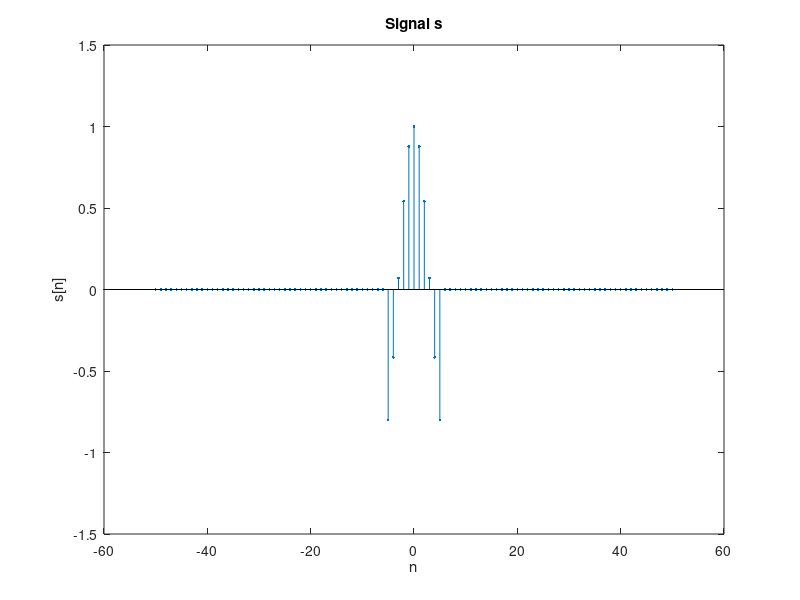
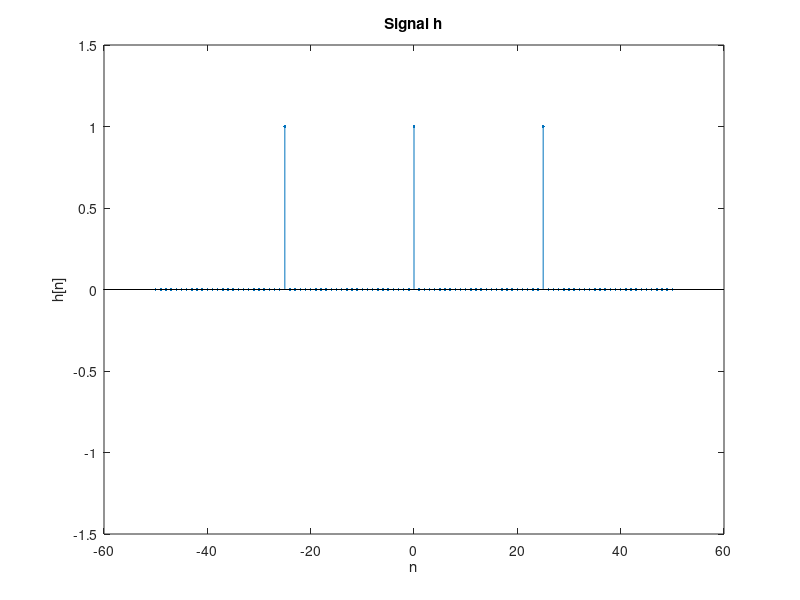

The MATLAB script that drew these images, in order: (Note: this script raises an error after producing the figures.)
%% part01: Convolution
% Kagan Erunsal, kagan.erunsal@epfl.ch, Oct 2021

%% Q1

n = -50:1:50;

s = zeros(length(n),1);

% a)
%Signal s
for i=1:length(n)
    if (n(i) >= -5) && (n(i) <= 5)
        s(i)= cos(0.5*n(i));
    else 
        s(i) = 0;
    end 
end 

 figure(1)
 stem(n,s, '.')
 title('Signal s');
 xlabel('n');
 ylabel('s[n]');
 ylim([-1.5,1.5]);
 saveas(figure(1), "Q1_SignalS", "png");

 %Signal h 
 h = zeros(length(n),1);
for i=1:length(n)
    if (n(i) == -25) || (n(i) == 0) || (n(i) == 25)
        h(i)= 1;
    else 
        h(i) = 0;
    end 
end 

 figure(2)
 stem(n,h, '.')
 title('Signal h');
 xlabel('n');
 ylabel('h[n]');
 ylim([-1.5,1.5]);
 saveas(figure(2), "Q1_SignalH", "png");
 
%% b)
first_signal = h;
second_signal = s;

result = take_conv(first_signal,second_signal);
x = -length(n)+1:length(n)-1;
figure(3)
stem(x, result, '.')
title('Discrete Convolution (h*s)');
ylim([-1.5,1.5]);
saveas(figure(3), "Q1_conv", "png");